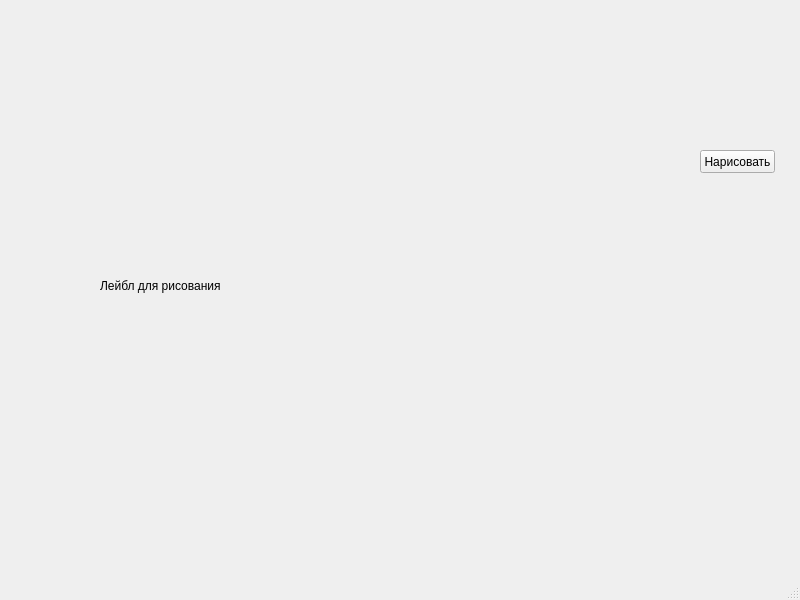
<?xml version="1.0" encoding="UTF-8"?>
<ui version="4.0">
 <class>MainWindow</class>
 <widget class="QMainWindow" name="MainWindow">
  <property name="geometry">
   <rect>
    <x>0</x>
    <y>0</y>
    <width>800</width>
    <height>600</height>
   </rect>
  </property>
  <property name="windowTitle">
   <string>MainWindow</string>
  </property>
  <widget class="QWidget" name="centralwidget">
   <widget class="QLabel" name="label">
    <property name="geometry">
     <rect>
      <x>100</x>
      <y>30</y>
      <width>501</width>
      <height>511</height>
     </rect>
    </property>
    <property name="text">
     <string>Лейбл для рисования</string>
    </property>
   </widget>
   <widget class="QPushButton" name="pushButton">
    <property name="geometry">
     <rect>
      <x>700</x>
      <y>150</y>
      <width>75</width>
      <height>23</height>
     </rect>
    </property>
    <property name="text">
     <string>Нарисовать</string>
    </property>
   </widget>
  </widget>
  <widget class="QMenuBar" name="menubar">
   <property name="geometry">
    <rect>
     <x>0</x>
     <y>0</y>
     <width>800</width>
     <height>21</height>
    </rect>
   </property>
  </widget>
  <widget class="QStatusBar" name="statusbar"/>
 </widget>
 <resources/>
 <connections/>
</ui>
